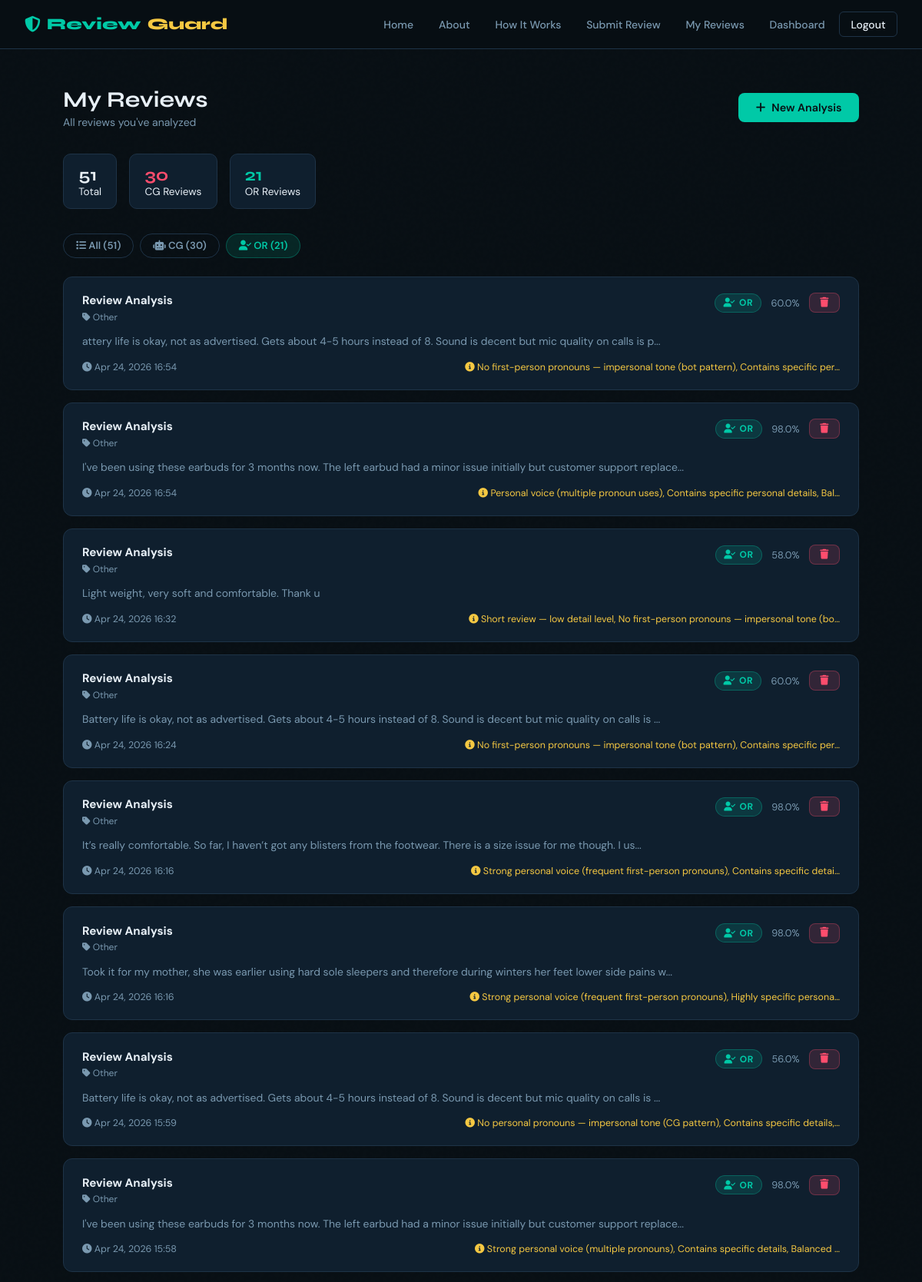
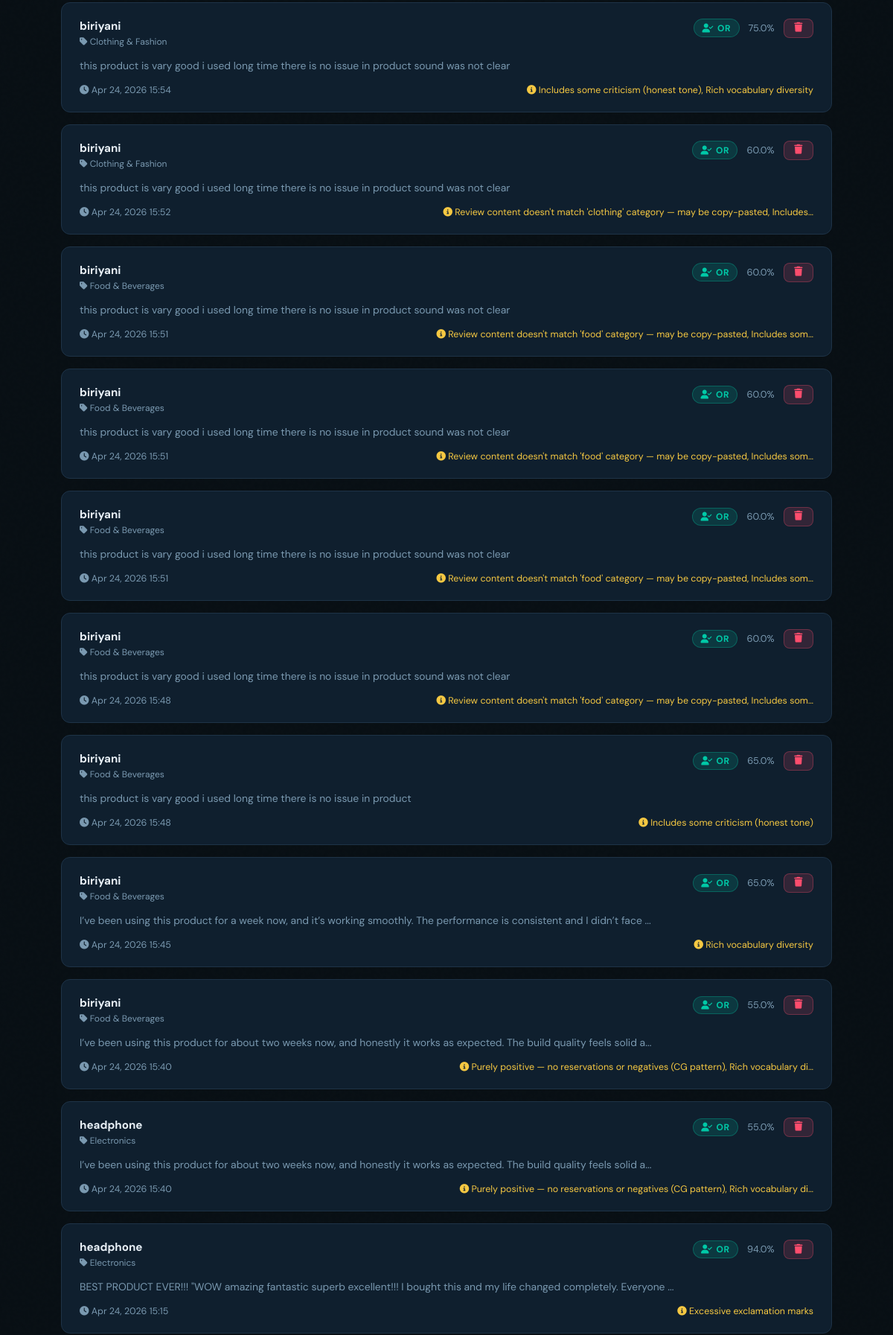
The page /reviews/my-reviews/?filter=OR (signed in, upper part) on the database its author committed (2 pictures, top to bottom).
### reviews/models.py (models this page shows, shortened)
class Review(models.Model):
    user = models.ForeignKey(User, on_delete=models.CASCADE, related_name='reviews')
    product_name = models.CharField(max_length=200)
    category = models.CharField(max_length=50, choices=CATEGORY_CHOICES, default='other')
    review_text = models.TextField()
    result = models.CharField(max_length=5, choices=[('CG', 'Computer Generated'), ('OR', 'Original Review')])
    confidence = models.FloatField(default=0.0)
    detection_reasons = models.TextField(blank=True, default='')
    is_flagged = models.BooleanField(default=False)
    admin_override = models.CharField(max_length=5, blank=True, null=True)
    created_at = models.DateTimeField(auto_now_add=True)
    updated_at = models.DateTimeField(auto_now=True)
    class Meta:
        ordering = ['-created_at']
    @property
    def short_text(self):
        return self.review_text[:120] + '...' if len(self.review_text) > 120 else self.review_text

### reviews/views.py (the view)
# urls.py: path('my-reviews/', views.my_reviews, name='my_reviews'),
@login_required
def my_reviews(request):
    if request.user.is_staff:
        return redirect('admin_dashboard')
    filter_type = request.GET.get('filter', 'all')
    reviews = Review.objects.filter(user=request.user)
    if filter_type == 'CG':
        reviews = reviews.filter(result='CG')
    elif filter_type == 'OR':
        reviews = reviews.filter(result='OR')
    return render(request, 'reviews/my_reviews.html', {
        'reviews': reviews,
        'filter_type': filter_type,
        'total': Review.objects.filter(user=request.user).count(),
        'cg_count': Review.objects.filter(user=request.user, result='CG').count(),
        'or_count': Review.objects.filter(user=request.user, result='OR').count(),
    })

### templates/reviews/my_reviews.html (shortened to what this page needs)
{% extends 'base.html' %}
{% block content %}
<div class="reviews-page">
    <div class="page-header">
        <div>
            <h1 style="font-size:1.8rem;">My Reviews</h1>
            <p style="color:var(--muted); font-size:0.875rem; margin-top:0.2rem">All reviews you've analyzed</p>
        </div>
        <a href="/reviews/submit/" class="btn btn-primary"><i class="fas fa-plus"></i> New Analysis</a>
    </div>
    <div class="stats-mini">
        <div class="stat-mini"><strong>{{ total }}</strong> Total</div>
        <div class="stat-mini"><strong style="color:var(--red)">{{ cg_count }}</strong> CG Reviews</div>
        <div class="stat-mini"><strong style="color:var(--teal)">{{ or_count }}</strong> OR Reviews</div>
    </div>
    <div class="filter-tabs" style="margin-bottom:1.5rem">
        <a href="?filter=all" class="filter-tab {% if filter_type == 'all' %}active-all{% endif %}"><i class="fas fa-list"></i> All ({{ total }})</a>
        <a href="?filter=CG" class="filter-tab {% if filter_type == 'CG' %}active-cg{% endif %}"><i class="fas fa-robot"></i> CG ({{ cg_count }})</a>
        <a href="?filter=OR" class="filter-tab {% if filter_type == 'OR' %}active-or{% endif %}"><i class="fas fa-user-check"></i> OR ({{ or_count }})</a>
    </div>
    {% if reviews %}
        {% for review in reviews %}
        <div class="review-card">
            <div class="review-card-top">
                <div>
                    <div class="review-card-title">{{ review.product_name }}</div>
                    <div class="review-card-cat"><i class="fas fa-tag"></i> {{ review.get_category_display }}</div>
                </div>
                <div style="display:flex; align-items:center; gap:0.75rem; flex-shrink:0">
                    <span class="badge {% if review.result == 'CG' %}badge-cg{% else %}badge-or{% endif %}">
                        {% if review.result == 'CG' %}<i class="fas fa-robot"></i>{% else %}<i class="fas fa-user-check"></i>{% endif %}
                        {{ review.result }}
                    </span>
                    <span style="font-size:0.8rem; color:var(--muted)">{{ review.confidence }}%</span>
                    <form method="POST" action="/reviews/delete/{{ review.id }}/" style="display:inline" onclick="return confirm('Delete this review?')">
                        <button type="submit" class="btn btn-danger btn-sm"><i class="fas fa-trash"></i></button>
                    </form>
                </div>
            </div>
            <div class="review-card-body">{{ review.short_text }}</div>
            <div class="review-card-footer">
                <span><i class="fas fa-clock"></i> {{ review.created_at|date:"M d, Y  H:i" }}</span>
                {% if review.detection_reasons %}
                <span style="color:var(--gold)"><i class="fas fa-info-circle"></i> {{ review.detection_reasons|truncatechars:80 }}</span>
                {% endif %}
            </div>
        </div>
        {% endfor %}
    {% else %}
        <div class="empty-state">
            <i class="fas fa-inbox"></i>
            <p>No {{ filter_type|lower }} reviews found.</p>
            <a href="/reviews/submit/" class="btn btn-primary btn-sm" style="margin-top:1rem"><i class="fas fa-plus"></i> Analyze a Review</a>
        </div>
    {% endif %}
</div>
{% endblock %}

### templates/base.html (style rules this page uses)
:root { --bg: #080f14; --bg2: #0d1a24; --bg3: #112233; --teal: #00c9a7; --teal2: #00e5c0; --gold: #f5c842; --red: #ff4d6d; --text: #e8f0f7; --muted: #7a99b0; --border: #1e3347; --card: #0f1f2e; --cg-color: #ff4d6d; --or-color: #00c9a7; }
* { margin: 0; padding: 0; box-sizing: border-box; }
html { scroll-behavior: smooth; }
body { font-family: 'DM Sans', sans-serif; background: var(--bg); color: var(--text); min-height: 100vh; overflow-x: hidden; }
body::before { content: ''; position: fixed; inset: 0; pointer-events: none; z-index: 0; opacity: 0.4; }
.btn { display: inline-flex; align-items: center; gap: 0.5rem; padding: 0.65rem 1.4rem; border-radius: 8px; font-family: 'DM Sans', sans-serif; font-size: 0.9rem; font-weight: 600; cursor: pointer; border: none; text-decoration: none; transition: all 0.2s; white-space: nowrap; }
.btn-primary { background: var(--teal); color: var(--bg); }
.btn-danger { background: rgba(255,77,109,0.15); color: var(--red); border: 1px solid rgba(255,77,109,0.3); }
.btn-sm { padding: 0.35rem 0.85rem; font-size: 0.8rem; }
.badge { display: inline-flex; align-items: center; gap: 0.3rem; padding: 0.2rem 0.65rem; border-radius: 20px; font-size: 0.75rem; font-weight: 700; letter-spacing: 0.05em; }
.badge-or { background: rgba(0,201,167,0.15); color: var(--teal); border: 1px solid rgba(0,201,167,0.3); }
h1, h2, h3 { font-family: 'Syne', sans-serif; }

### templates/reviews/my_reviews.html (style rules this page uses)
.reviews-page { max-width: 1100px; margin: 0 auto; padding: 3rem 2rem; }
.page-header { display: flex; align-items: center; justify-content: space-between; margin-bottom: 2rem; flex-wrap: wrap; gap: 1rem; }
.filter-tabs { display: flex; gap: 0.5rem; flex-wrap: wrap; }
.filter-tab { padding: 0.4rem 1rem; border-radius: 20px; font-size: 0.82rem; font-weight: 600; text-decoration: none; border: 1px solid var(--border); color: var(--muted); transition: all 0.2s; }
.filter-tab.active-or { background: rgba(0,201,167,0.12); color: var(--teal); border-color: rgba(0,201,167,0.3); }
.stats-mini { display: flex; gap: 1rem; margin-bottom: 2rem; flex-wrap: wrap; }
.stat-mini { background: var(--card); border: 1px solid var(--border); border-radius: 10px; padding: 0.8rem 1.2rem; font-size: 0.85rem; }
.stat-mini strong { font-family: 'Syne', sans-serif; font-size: 1.4rem; display: block; }
.review-card { background: var(--card); border: 1px solid var(--border); border-radius: 12px; padding: 1.3rem 1.5rem; margin-bottom: 1rem; transition: border-color 0.2s; }
.review-card-top { display: flex; align-items: flex-start; justify-content: space-between; gap: 1rem; margin-bottom: 0.8rem; }
.review-card-title { font-weight: 700; font-size: 0.95rem; }
.review-card-cat { font-size: 0.75rem; color: var(--muted); margin-top: 0.2rem; text-transform: capitalize; }
.review-card-body { font-size: 0.87rem; color: var(--muted); line-height: 1.7; margin-bottom: 0.8rem; }
.review-card-footer { display: flex; align-items: center; justify-content: space-between; flex-wrap: wrap; gap: 0.5rem; font-size: 0.78rem; color: var(--muted); }

### rows shown on the page
Review: product_name "Review Analysis", category "Other", result "OR", confidence "60.0", short_text "attery life is okay, not as advertised. Gets about 4-5 hours instead of 8. Sound is decent but mic quality on calls is p...", created_at "Apr 24, 2026 16:54", detection_reasons "No first-person pronouns — impersonal tone (bot pattern), Contains specific per…"
Review: product_name "Review Analysis", category "Other", result "OR", confidence "98.0", short_text "I've been using these earbuds for 3 months now. The left earbud had a minor issue initially but customer support replace...", created_at "Apr 24, 2026 16:54", detection_reasons "Personal voice (multiple pronoun uses), Contains specific personal details, Bal…"
Review: product_name "Review Analysis", category "Other", result "OR", confidence "58.0", short_text "Light weight, very soft and comfortable. Thank u", created_at "Apr 24, 2026 16:32", detection_reasons "Short review — low detail level, No first-person pronouns — impersonal tone (bo…"
Review: product_name "Review Analysis", category "Other", result "OR", confidence "60.0", short_text "Battery life is okay, not as advertised. Gets about 4-5 hours instead of 8. Sound is decent but mic quality on calls is ...", created_at "Apr 24, 2026 16:24", detection_reasons "No first-person pronouns — impersonal tone (bot pattern), Contains specific per…"
Review: product_name "Review Analysis", category "Other", result "OR", confidence "98.0", short_text "It’s really comfortable. So far, I haven’t got any blisters from the footwear. There is a size issue for me though. I us...", created_at "Apr 24, 2026 16:16", detection_reasons "Strong personal voice (frequent first-person pronouns), Contains specific detai…"
Review: product_name "Review Analysis", category "Other", result "OR", confidence "98.0", short_text "Took it for my mother, she was earlier using hard sole sleepers and therefore during winters her feet lower side pains w...", created_at "Apr 24, 2026 16:16", detection_reasons "Strong personal voice (frequent first-person pronouns), Highly specific persona…"
Review: product_name "Review Analysis", category "Other", result "OR", confidence "56.0", short_text "Battery life is okay, not as advertised. Gets about 4-5 hours instead of 8. Sound is decent but mic quality on calls is ...", created_at "Apr 24, 2026 15:59", detection_reasons "No personal pronouns — impersonal tone (CG pattern), Contains specific details,…"
Review: product_name "Review Analysis", category "Other", result "OR", confidence "98.0", short_text "I've been using these earbuds for 3 months now. The left earbud had a minor issue initially but customer support replace...", created_at "Apr 24, 2026 15:58", detection_reasons "Strong personal voice (multiple pronouns), Contains specific details, Balanced …"
Review: product_name "biriyani", category "Clothing & Fashion", result "OR", confidence "75.0", short_text "this product is vary good i used long time there is no issue in product sound was not clear", created_at "Apr 24, 2026 15:54", detection_reasons "Includes some criticism (honest tone), Rich vocabulary diversity"
Review: product_name "biriyani", category "Clothing & Fashion", result "OR", confidence "60.0", short_text "this product is vary good i used long time there is no issue in product sound was not clear", created_at "Apr 24, 2026 15:52", detection_reasons "Review content doesn't match 'clothing' category — may be copy-pasted, Includes…"
Review: product_name "biriyani", category "Food & Beverages", result "OR", confidence "60.0", short_text "this product is vary good i used long time there is no issue in product sound was not clear", created_at "Apr 24, 2026 15:51", detection_reasons "Review content doesn't match 'food' category — may be copy-pasted, Includes som…"
Review: product_name "biriyani", category "Food & Beverages", result "OR", confidence "60.0", short_text "this product is vary good i used long time there is no issue in product sound was not clear", created_at "Apr 24, 2026 15:51", detection_reasons "Review content doesn't match 'food' category — may be copy-pasted, Includes som…"
Review: product_name "biriyani", category "Food & Beverages", result "OR", confidence "60.0", short_text "this product is vary good i used long time there is no issue in product sound was not clear", created_at "Apr 24, 2026 15:51", detection_reasons "Review content doesn't match 'food' category — may be copy-pasted, Includes som…"
Review: product_name "biriyani", category "Food & Beverages", result "OR", confidence "60.0", short_text "this product is vary good i used long time there is no issue in product sound was not clear", created_at "Apr 24, 2026 15:48", detection_reasons "Review content doesn't match 'food' category — may be copy-pasted, Includes som…"
Review: product_name "biriyani", category "Food & Beverages", result "OR", confidence "65.0", short_text "this product is vary good i used long time there is no issue in product", created_at "Apr 24, 2026 15:48", detection_reasons "Includes some criticism (honest tone)"
Review: product_name "biriyani", category "Food & Beverages", result "OR", confidence "65.0", short_text "I’ve been using this product for a week now, and it’s working smoothly. The performance is consistent and I didn’t face ...", created_at "Apr 24, 2026 15:45", detection_reasons "Rich vocabulary diversity"
Review: product_name "biriyani", category "Food & Beverages", result "OR", confidence "55.0", short_text "I’ve been using this product for about two weeks now, and honestly it works as expected. The build quality feels solid a...", created_at "Apr 24, 2026 15:40", detection_reasons "Purely positive — no reservations or negatives (CG pattern), Rich vocabulary di…"
Review: product_name "headphone", category "Electronics", result "OR", confidence "55.0", short_text "I’ve been using this product for about two weeks now, and honestly it works as expected. The build quality feels solid a...", created_at "Apr 24, 2026 15:40", detection_reasons "Purely positive — no reservations or negatives (CG pattern), Rich vocabulary di…"
Review: product_name "headphone", category "Electronics", result "OR", confidence "94.0", short_text "BEST PRODUCT EVER!!! \"WOW amazing fantastic superb excellent!!! I bought this and my life changed completely. Everyone ...", created_at "Apr 24, 2026 15:15", detection_reasons "Excessive exclamation marks"

### other values the page prints
{{ total }} "51"
{{ cg_count }} "30"
{{ or_count }} "21"
